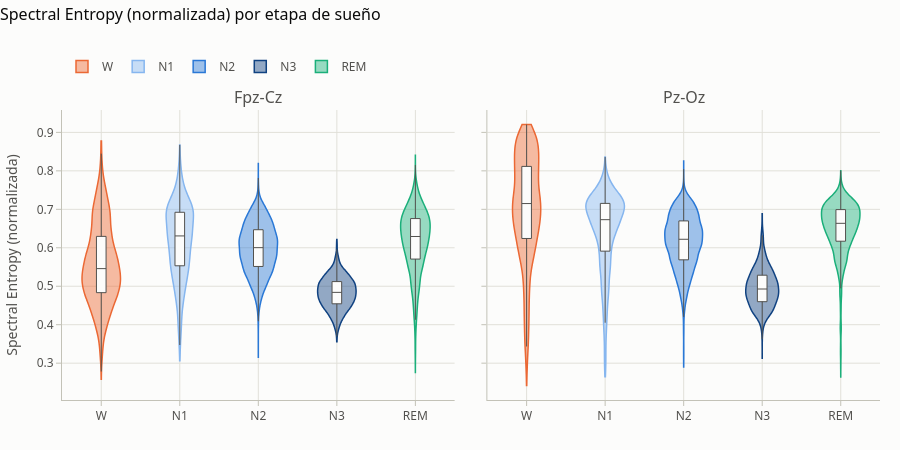

Write notebook code for a chart like this one.
### Markdown cell above
**¿Cómo cambia la Spectral Entropy entre etapas?**

### Code cell
plots.metric_by_stage(obs[~obs["is_artifact"]], "spectral_entropy").show()

### Figure 1 — Plotly figure (JSON) as saved in the notebook; plotly's stock layout.template omitted (floating-point values rounded to 4 significant figures; data arrays with more than 128 entries replaced by an {"elided": "..."} marker saying what was removed)
{"data": [{"box": {"fillcolor": "#fcfcfb", "line": {"color": "#52514e", "width": 1}, "visible": true}, "fillcolor": "rgba(235,104,52,0.45)", "hovertemplate": "W · Fpz-Cz<br>%{y:.3f}<extra></extra>", "legendgroup": "W", "line": {"color": "#eb6834", "width": 1.5}, "meanline": {"visible": false}, "name": "W", "points": false, "showlegend": true, "spanmode": "hard", "type": "violin", "x": {"elided": "3656 str values"}, "xaxis": "x", "y": {"elided": "3656 float values"}, "yaxis": "y"}, {"box": {"fillcolor": "#fcfcfb", "line": {"color": "#52514e", "width": 1}, "visible": true}, "fillcolor": "rgba(134,182,239,0.45)", "hovertemplate": "N1 · Fpz-Cz<br>%{y:.3f}<extra></extra>", "legendgroup": "N1", "line": {"color": "#86b6ef", "width": 1.5}, "meanline": {"visible": false}, "name": "N1", "points": false, "showlegend": true, "spanmode": "hard", "type": "violin", "x": {"elided": "1689 str values"}, "xaxis": "x", "y": {"elided": "1689 float values"}, "yaxis": "y"}, {"box": {"fillcolor": "#fcfcfb", "line": {"color": "#52514e", "width": 1}, "visible": true}, "fillcolor": "rgba(42,120,214,0.45)", "hovertemplate": "N2 · Fpz-Cz<br>%{y:.3f}<extra></extra>", "legendgroup": "N2", "line": {"color": "#2a78d6", "width": 1.5}, "meanline": {"visible": false}, "name": "N2", "points": false, "showlegend": true, "spanmode": "hard", "type": "violin", "x": {"elided": "8927 str values"}, "xaxis": "x", "y": {"elided": "8927 float values"}, "yaxis": "y"}, {"box": {"fillcolor": "#fcfcfb", "line": {"color": "#52514e", "width": 1}, "visible": true}, "fillcolor": "rgba(16,66,129,0.45)", "hovertemplate": "N3 · Fpz-Cz<br>%{y:.3f}<extra></extra>", "legendgroup": "N3", "line": {"color": "#104281", "width": 1.5}, "meanline": {"visible": false}, "name": "N3", "points": false, "showlegend": true, "spanmode": "hard", "type": "violin", "x": {"elided": "3074 str values"}, "xaxis": "x", "y": {"elided": "3074 float values"}, "yaxis": "y"}, {"box": {"fillcolor": "#fcfcfb", "line": {"color": "#52514e", "width": 1}, "visible": true}, "fillcolor": "rgba(27,175,122,0.45)", "hovertemplate": "REM · Fpz-Cz<br>%{y:.3f}<extra></extra>", "legendgroup": "REM", "line": {"color": "#1baf7a", "width": 1.5}, "meanline": {"visible": false}, "name": "REM", "points": false, "showlegend": true, "spanmode": "hard", "type": "violin", "x": {"elided": "3693 str values"}, "xaxis": "x", "y": {"elided": "3693 float values"}, "yaxis": "y"}, {"box": {"fillcolor": "#fcfcfb", "line": {"color": "#52514e", "width": 1}, "visible": true}, "fillcolor": "rgba(235,104,52,0.45)", "hovertemplate": "W · Pz-Oz<br>%{y:.3f}<extra></extra>", "legendgroup": "W", "line": {"color": "#eb6834", "width": 1.5}, "meanline": {"visible": false}, "name": "W", "points": false, "showlegend": false, "spanmode": "hard", "type": "violin", "x": {"elided": "3656 str values"}, "xaxis": "x2", "y": {"elided": "3656 float values"}, "yaxis": "y2"}, {"box": {"fillcolor": "#fcfcfb", "line": {"color": "#52514e", "width": 1}, "visible": true}, "fillcolor": "rgba(134,182,239,0.45)", "hovertemplate": "N1 · Pz-Oz<br>%{y:.3f}<extra></extra>", "legendgroup": "N1", "line": {"color": "#86b6ef", "width": 1.5}, "meanline": {"visible": false}, "name": "N1", "points": false, "showlegend": false, "spanmode": "hard", "type": "violin", "x": {"elided": "1689 str values"}, "xaxis": "x2", "y": {"elided": "1689 float values"}, "yaxis": "y2"}, {"box": {"fillcolor": "#fcfcfb", "line": {"color": "#52514e", "width": 1}, "visible": true}, "fillcolor": "rgba(42,120,214,0.45)", "hovertemplate": "N2 · Pz-Oz<br>%{y:.3f}<extra></extra>", "legendgroup": "N2", "line": {"color": "#2a78d6", "width": 1.5}, "meanline": {"visible": false}, "name": "N2", "points": false, "showlegend": false, "spanmode": "hard", "type": "violin", "x": {"elided": "8927 str values"}, "xaxis": "x2", "y": {"elided": "8927 float values"}, "yaxis": "y2"}, {"box": {"fillcolor": "#fcfcfb", "line": {"color": "#52514e", "width": 1}, "visible": true}, "fillcolor": "rgba(16,66,129,0.45)", "hovertemplate": "N3 · Pz-Oz<br>%{y:.3f}<extra></extra>", "legendgroup": "N3", "line": {"color": "#104281", "width": 1.5}, "meanline": {"visible": false}, "name": "N3", "points": false, "showlegend": false, "spanmode": "hard", "type": "violin", "x": {"elided": "3074 str values"}, "xaxis": "x2", "y": {"elided": "3074 float values"}, "yaxis": "y2"}, {"box": {"fillcolor": "#fcfcfb", "line": {"color": "#52514e", "width": 1}, "visible": true}, "fillcolor": "rgba(27,175,122,0.45)", "hovertemplate": "REM · Pz-Oz<br>%{y:.3f}<extra></extra>", "legendgroup": "REM", "line": {"color": "#1baf7a", "width": 1.5}, "meanline": {"visible": false}, "name": "REM", "points": false, "showlegend": false, "spanmode": "hard", "type": "violin", "x": {"elided": "3693 str values"}, "xaxis": "x2", "y": {"elided": "3693 float values"}, "yaxis": "y2"}], "layout": {"annotations": [{"font": {"size": 16}, "showarrow": false, "text": "Fpz-Cz", "x": 0.24, "xanchor": "center", "xref": "paper", "y": 1.0, "yanchor": "bottom", "yref": "paper"}, {"font": {"size": 16}, "showarrow": false, "text": "Pz-Oz", "x": 0.76, "xanchor": "center", "xref": "paper", "y": 1.0, "yanchor": "bottom", "yref": "paper"}], "font": {"color": "#52514e", "family": "system-ui, -apple-system, \"Segoe UI\", sans-serif", "size": 12}, "height": 450, "hoverlabel": {"bgcolor": "white", "font": {"color": "#0b0b0b"}}, "legend": {"orientation": "h", "title": {"text": ""}, "x": 0, "xanchor": "left", "y": 1.1, "yanchor": "bottom"}, "margin": {"b": 50, "l": 60, "r": 20, "t": 110}, "paper_bgcolor": "#fcfcfb", "plot_bgcolor": "#fcfcfb", "title": {"font": {"color": "#0b0b0b", "size": 16}, "text": "Spectral Entropy (normalizada) por etapa de sueño", "x": 0, "xanchor": "left", "y": 0.98, "yanchor": "top"}, "xaxis": {"anchor": "y", "domain": [0.0, 0.48], "gridcolor": "#e1e0d9", "linecolor": "#c3c2b7", "tickcolor": "#c3c2b7", "ticks": "outside", "zeroline": false}, "xaxis2": {"anchor": "y2", "domain": [0.52, 1.0], "gridcolor": "#e1e0d9", "linecolor": "#c3c2b7", "tickcolor": "#c3c2b7", "ticks": "outside", "zeroline": false}, "yaxis": {"anchor": "x", "domain": [0.0, 1.0], "gridcolor": "#e1e0d9", "linecolor": "#c3c2b7", "tickcolor": "#c3c2b7", "ticks": "outside", "title": {"text": "Spectral Entropy (normalizada)"}, "zeroline": false}, "yaxis2": {"anchor": "x2", "domain": [0.0, 1.0], "gridcolor": "#e1e0d9", "linecolor": "#c3c2b7", "matches": "y", "showticklabels": false, "tickcolor": "#c3c2b7", "ticks": "outside", "zeroline": false}}}
